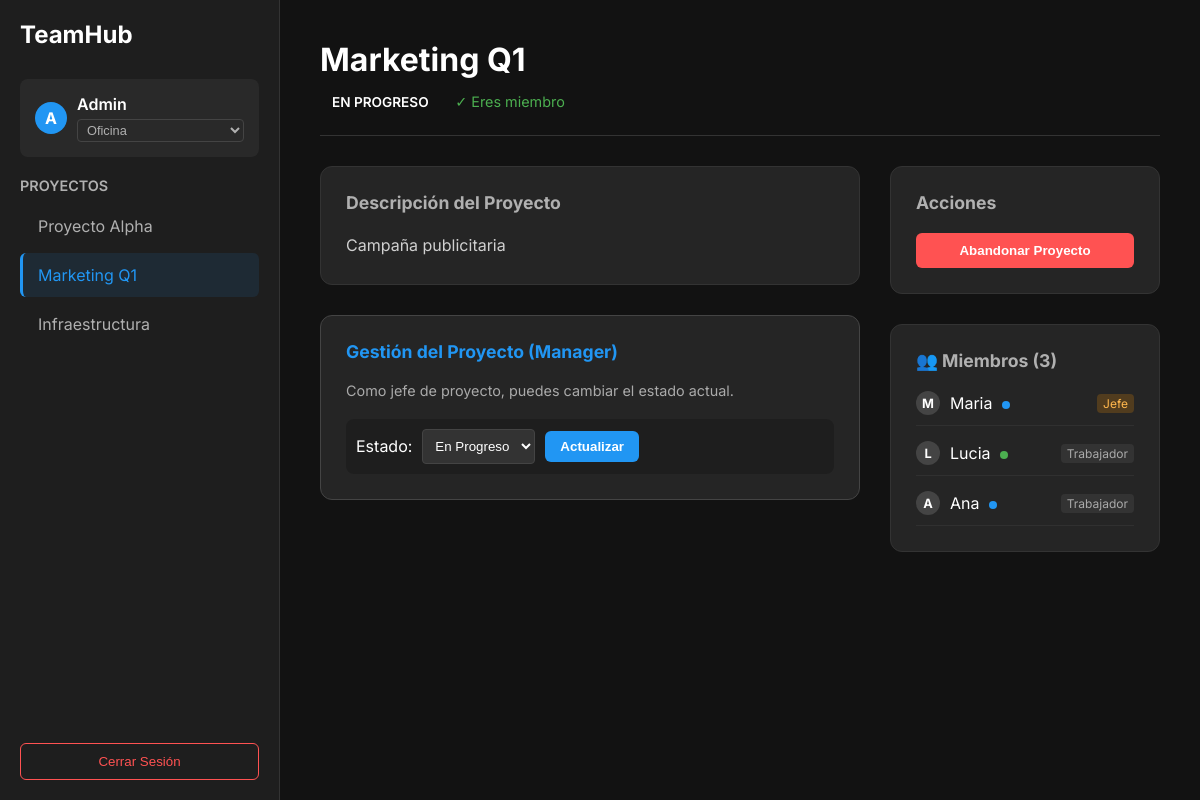
The page /ui/index.php?team_id=2 (signed in) on the database its author committed.
### tables this page shows
CREATE TABLE users (
    id INT AUTO_INCREMENT PRIMARY KEY,
    username VARCHAR(50) NOT NULL,
    email VARCHAR(100) NOT NULL UNIQUE,
    password VARCHAR(255) NOT NULL,
    status ENUM('Oficina', 'Teletrabajo', 'Ausente') DEFAULT 'Oficina',
    role ENUM('user', 'admin') DEFAULT 'user',
    created_at TIMESTAMP DEFAULT CURRENT_TIMESTAMP
);

CREATE TABLE teams (
    id INT AUTO_INCREMENT PRIMARY KEY,
    name VARCHAR(100) NOT NULL,
    description TEXT,
    created_by INT,
    created_at TIMESTAMP DEFAULT CURRENT_TIMESTAMP,
    FOREIGN KEY (created_by) REFERENCES users(id) ON DELETE SET NULL
);

CREATE TABLE team_members (
    id INT AUTO_INCREMENT PRIMARY KEY,
    user_id INT NOT NULL,
    team_id INT NOT NULL,
    role ENUM('admin', 'member') DEFAULT 'member',
    joined_at TIMESTAMP DEFAULT CURRENT_TIMESTAMP,
    FOREIGN KEY (user_id) REFERENCES users(id) ON DELETE CASCADE,
    FOREIGN KEY (team_id) REFERENCES teams(id) ON DELETE CASCADE,
    UNIQUE(user_id, team_id)
);

### motor/db.php (called while the page is built, shortened)
<?php
class Database {
    private static $instance = null;
    private $conn;
    private $host = 'db';
    private $user = 'root';
    private $pass = 'root';
    private $name = 'proyecto_dual';
    private function __construct() {
        try {
            $dsn = "mysql:host={$this->host};dbname={$this->name};charset=utf8mb4";
            $options = [
                PDO::ATTR_ERRMODE => PDO::ERRMODE_EXCEPTION,
                PDO::ATTR_DEFAULT_FETCH_MODE => PDO::FETCH_ASSOC,
                PDO::ATTR_EMULATE_PREPARES => false,
            ];
            $this->conn = new PDO($dsn, $this->user, $this->pass, $options);
        } catch (PDOException $e) {
            error_log("Database Connection Error: " . $e->getMessage());
            die("Error de conexión a la base de datos.");
        }
    }
    public static function getInstance() {
        if (self::$instance == null) {
            self::$instance = new Database();
        }
        return self::$instance;
    }
    public function getConnection() {
        return $this->conn;
    }
}

### modelo/consultas.php (called while the page is built, shortened)
<?php
require_once __DIR__ . '/../motor/db.php';
class Consultas {
    private $db;
    public function __construct() {
        $this->db = Database::getInstance()->getConnection();
    }
    public function obtenerUsuario($id) {
        $stmt = $this->db->prepare("SELECT * FROM users WHERE id = ?");
        $stmt->execute([$id]);
        return $stmt->fetch();
    }
    public function obtenerTodosLosEquipos() {
        $query = $this->db->query("SELECT * FROM teams");
        return $query ? $query->fetchAll() : [];
    }
    public function obtenerEquipo($id) {
        $stmt = $this->db->prepare("SELECT * FROM teams WHERE id = ?");
        $stmt->execute([$id]);
        return $stmt->fetch();
    }
    public function esMiembro($user_id, $team_id) {
        if ($this->esGlobalAdmin($user_id)) return true;
        $stmt = $this->db->prepare("SELECT 1 FROM team_members WHERE user_id = ? AND team_id = ?");
        $stmt->execute([$user_id, $team_id]);
        return (bool) $stmt->fetch();
    }
    public function obtenerRolUsuario($user_id, $team_id) {
        if ($this->esGlobalAdmin($user_id)) return 'admin';
        $stmt = $this->db->prepare("SELECT role FROM team_members WHERE user_id = ? AND team_id = ?");
        $stmt->execute([$user_id, $team_id]);
        return $stmt->fetchColumn();
    }
    private function esGlobalAdmin($user_id) {
        $stmt = $this->db->prepare("SELECT role FROM users WHERE id = ?");
        $stmt->execute([$user_id]);
        $role = $stmt->fetchColumn();
        return $role === 'admin';
    }
    public function obtenerMiembrosEquipo($team_id) {
        $stmt = $this->db->prepare("
            SELECT u.username, u.status, tm.role
            FROM users u
            JOIN team_members tm ON u.id = tm.user_id
            WHERE tm.team_id = ?
        ");
        $stmt->execute([$team_id]);
        return $stmt->fetchAll();
    }
}

### ui/index.php (the view, shortened to what this page needs)
<?php
require_once __DIR__ . '/../modelo/consultas.php';
$consultas = new Consultas();
$user_id = $_SESSION['user_id'];
$currentUser = $consultas->obtenerUsuario($user_id);
$username = $currentUser['username'];
$userStatus = $currentUser['status'];
$equipos = $consultas->obtenerTodosLosEquipos();
$selected_team_id = isset($_GET['team_id']) ? $_GET['team_id'] : (count($equipos) > 0 ? $equipos[0]['id'] : null);
$selected_team = null;
$miembros = [];
$user_role = null;
$es_miembro = false;
if ($selected_team_id) {
    $selected_team = $consultas->obtenerEquipo($selected_team_id);
    if ($selected_team) {
        $miembros = $consultas->obtenerMiembrosEquipo($selected_team_id);
        $user_role = $consultas->obtenerRolUsuario($user_id, $selected_team_id);
        $es_miembro = $consultas->esMiembro($user_id, $selected_team_id);
    }
}
?>
<!DOCTYPE html>
<html lang="es">
<head>
</head>
<body>
    <div class="sidebar">
        <div class="brand">TeamHub</div>
        <div class="user-profile">
            <div class="user-avatar"><?= strtoupper(substr($username, 0, 1)) ?></div>
            <div style="flex:1;">
                <div style="font-weight:600"><?= htmlspecialchars($username) ?></div>
                <form method="POST">
                    <select name="new_user_status" class="status-select" onchange="this.form.submit()">
                        <option value="Oficina" <?= $userStatus == 'Oficina' ? 'selected' : '' ?>>Oficina</option>
                    </select>
                </form>
            </div>
        </div>
        <div style="margin-bottom:10px; font-weight:600; color:var(--text-secondary); font-size:0.9rem;">PROYECTOS</div>
        <ul class="project-list">
            <?php foreach ($equipos as $equipo): ?>
                <li class="project-item">
                    <a href="?team_id=<?= $equipo['id'] ?>" class="project-link <?= $selected_team_id == $equipo['id'] ? 'active' : '' ?>">
                        <?= htmlspecialchars($equipo['name']) ?>
                    </a>
                </li>
            <?php endforeach; ?>
        </ul>
        <form method="POST">
            <button type="submit" name="logout" class="logout-btn">Cerrar Sesión</button>
        </form>
    </div>
    <div class="main-content">
        <?php if ($selected_team): ?>
            <div class="header">
                <div>
                    <h1 class="project-title"><?= htmlspecialchars($selected_team['name']) ?></h1>
                    <?php
                        $statusClass = str_replace(' ', '.', $selected_team['status'] ?? 'En.Progreso');
                    ?>
                    <span class="project-status status-<?= $statusClass ?>">
                        <?= htmlspecialchars($selected_team['status'] ?? 'En Progreso') ?>
                    </span>
                    <?php if ($es_miembro): ?>
                        <span style="font-size:0.9rem; color:#4CAF50; margin-left:10px;">✓ Eres miembro</span>
                    <?php endif; ?>
                </div>
            </div>
            <div class="content-grid">
                <div style="display:flex; flex-direction:column; gap:30px;">
                    <div class="card">
                        <h3>Descripción del Proyecto</h3>
                        <div class="description-text">
                            <?= nl2br(htmlspecialchars($selected_team['description'])) ?>
                        </div>
                    </div>
                    <?php if ($user_role === 'admin'): ?>
                        <div class="card" style="border-color: #444;">
                            <h3 style="color:var(--accent-color);">Gestión del Proyecto (Manager)</h3>
                            <p style="font-size:0.9rem; color:#aaa;">Como jefe de proyecto, puedes cambiar el estado actual.</p>
                            <form method="POST" class="status-form">
                                <label for="status">Estado:</label>
                                <select name="new_status" id="status">
                                    <option value="En Progreso" <?= ($selected_team['status'] ?? '') == 'En Progreso' ? 'selected' : '' ?>>En Progreso</option>
                                </select>
                                <button type="submit" name="update_status" class="btn btn-primary" style="padding:8px 15px;">Actualizar</button>
                            </form>
                        </div>
                    <?php endif; ?>
                </div>
                <div style="display:flex; flex-direction:column; gap:30px;">
                    <div class="card">
                        <h3>Acciones</h3>
                        <form method="POST">
                            <?php if ($es_miembro): ?>
                                <button type="submit" name="leave_team" class="btn btn-danger" style="width:100%">Abandonar Proyecto</button>
                            <?php else: ?>
                                <button type="submit" name="join_team" class="btn btn-primary" style="width:100%">Unirse al Proyecto</button>
                            <?php endif; ?>
                        </form>
                    </div>
                    <div class="card">
                        <h3>👥 Miembros (<?= count($miembros) ?>)</h3>
                        <?php if (empty($miembros)): ?>
                            <p style="color:#666; font-style:italic;">No hay miembros aún.</p>
                        <?php else: ?>
                            <div class="member-list">
                                <?php foreach ($miembros as $m): ?>
                                    <div class="member-item">
                                        <div class="member-info">
                                            <div class="user-avatar" style="width:24px; height:24px; font-size:0.8rem; background:#444;">
                                                <?= strtoupper(substr($m['username'], 0, 1)) ?>
                                            </div>
                                            <div>
                                                <span><?= htmlspecialchars($m['username']) ?></span>
                                                <span class="status-dot user-status-<?= $m['status'] ?>" title="<?= $m['status'] ?>" style="margin-left:5px;"></span>
                                            </div>
                                        </div>
                                        <?php if ($m['role'] === 'admin'): ?>
                                            <span class="role-badge role-admin">Jefe</span>
                                        <?php else: ?>
                                            <span class="role-badge">Trabajador</span>
                                        <?php endif; ?>
                                    </div>
                                <?php endforeach; ?>
                            </div>
                        <?php endif; ?>
                    </div>
                </div>
            </div>
        <?php else: ?>
            <div style="display:flex; justify-content:center; align-items:center; height:100%; color:#555;">
                <h2>Selecciona un proyecto de la izquierda para ver detalles</h2>
            </div>
        <?php endif; ?>
    </div>
</body>
</html>

### ui/index.php (style rules this page uses)
:root { --bg-color: #121212; --sidebar-bg: #1e1e1e; --card-bg: #252525; --text-primary: #ffffff; --text-secondary: #b0b0b0; --accent-color: #2196F3; --danger-color: #ff5252; --success-color: #4CAF50; --warning-color: #FFC107; --border-color: #333; }
body { font-family: 'Inter', sans-serif; margin: 0; height: 100vh; display: grid; grid-template-columns: 280px 1fr; background-color: var(--bg-color); color: var(--text-primary); overflow: hidden; }
.sidebar { background-color: var(--sidebar-bg); border-right: 1px solid var(--border-color); display: flex; flex-direction: column; padding: 20px; }
.brand { font-size: 1.5rem; font-weight: 700; margin-bottom: 30px; color: var(--text-primary); display: flex; align-items: center; gap: 10px; }
.user-profile { display: flex; align-items: center; gap: 10px; padding: 15px; background: rgba(255,255,255,0.05); border-radius: 8px; margin-bottom: 20px; }
.user-avatar { width: 32px; height: 32px; background: var(--accent-color); border-radius: 50%; display: flex; align-items: center; justify-content: center; font-weight: bold; }
.status-select { background: transparent; color: var(--text-secondary); border: 1px solid #444; border-radius: 4px; padding: 2px 5px; font-size: 0.8rem; margin-top: 5px; width: 100%; cursor: pointer; }
.project-list { list-style: none; padding: 0; margin: 0; flex-grow: 1; overflow-y: auto; }
.project-item { margin-bottom: 5px; }
.project-link { display: block; padding: 12px 15px; color: var(--text-secondary); text-decoration: none; border-radius: 6px; transition: all 0.2s; border-left: 3px solid transparent; }
.project-link.active { background-color: rgba(33, 150, 243, 0.1); color: var(--accent-color); border-left-color: var(--accent-color); }
.logout-btn { margin-top: auto; background: none; border: 1px solid var(--danger-color); color: var(--danger-color); padding: 10px; border-radius: 6px; cursor: pointer; transition: 0.2s; width: 100%; }
.main-content { padding: 40px; overflow-y: auto; }
.header { display: flex; justify-content: space-between; align-items: flex-start; margin-bottom: 30px; padding-bottom: 20px; border-bottom: 1px solid var(--border-color); }
.project-title { font-size: 2rem; margin: 0 0 10px 0; }
.project-status { display: inline-block; padding: 5px 12px; border-radius: 20px; font-size: 0.85rem; font-weight: 600; text-transform: uppercase; }
.content-grid { display: grid; grid-template-columns: 2fr 1fr; gap: 30px; }
.card { background: var(--card-bg); border-radius: 12px; padding: 25px; border: 1px solid var(--border-color); }
.card h3 { margin-top: 0; margin-bottom: 20px; font-size: 1.1rem; color: var(--text-secondary); }
.description-text { line-height: 1.6; color: #d0d0d0; }
.member-list { display: flex; flex-direction: column; gap: 15px; }
.member-item { display: flex; align-items: center; justify-content: space-between; padding-bottom: 10px; border-bottom: 1px solid rgba(255,255,255,0.05); }
.member-info { display: flex; align-items: center; gap: 10px; }
.role-badge { font-size: 0.75rem; padding: 2px 6px; border-radius: 4px; background: #333; color: #aaa; }
.role-admin { background: rgba(255, 152, 0, 0.2); color: #FFB74D; }
.status-dot { height: 8px; width: 8px; border-radius: 50%; display: inline-block; margin-right: 5px; }
.user-status-Oficina { background-color: #4CAF50; }
.user-status-Teletrabajo { background-color: #2196F3; }
.btn { padding: 10px 20px; border: none; border-radius: 6px; cursor: pointer; font-weight: 600; transition: 0.2s; }
.btn-primary { background: var(--accent-color); color: white; }
.btn-danger { background: var(--danger-color); color: white; }
.status-form { display: flex; align-items: center; gap: 10px; background: rgba(0,0,0,0.2); padding: 10px; border-radius: 8px; margin-top: 20px; }
select { background: #333; color: white; border: 1px solid #444; padding: 8px; border-radius: 4px; outline: none; }

### rows shown on the page
users: username "A", username "Admin", new_user_status "Oficina"
teams: name "Proyecto Alpha"
teams: name "Marketing Q1", description "Campaña publicitaria"
teams: name "Infraestructura"
team_members: user.username "M", user.username "Maria", role "Jefe"
team_members: user.username "L", user.username "Lucia", role "Trabajador"
team_members: user.username "A", user.username "Ana", role "Trabajador"

### other values the page prints
$selected_team['status'] "EN PROGRESO"
count($miembros) "3"
